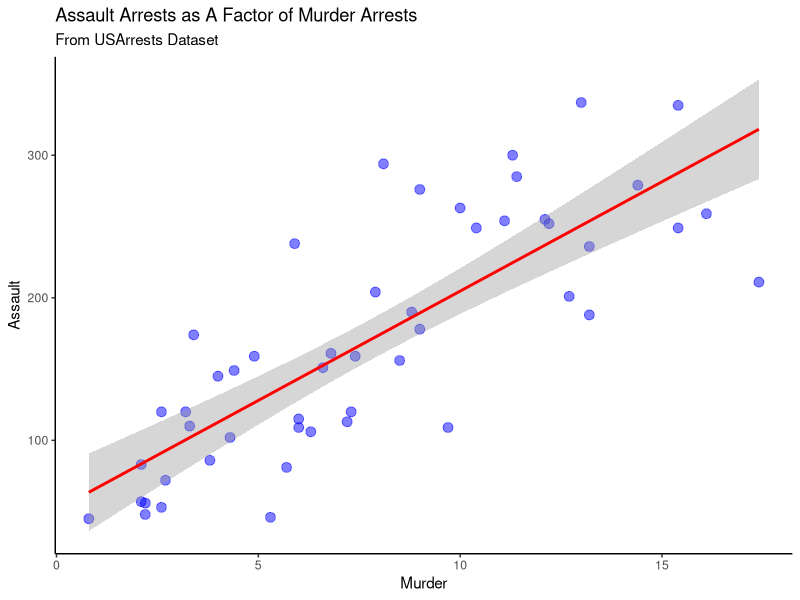

Write R code to recreate this figure.
data("USArrests")
library(ggplot2)

ggplot(USArrests, aes(Murder, Assault)) +
  geom_point(size = 3, color = "blue", alpha = 0.5) +
  geom_smooth(method = lm, color = "red") +
  labs( title = "Assault Arrests as A Factor of Murder Arrests",
        subtitle = "From USArrests Dataset") +
  theme_classic()